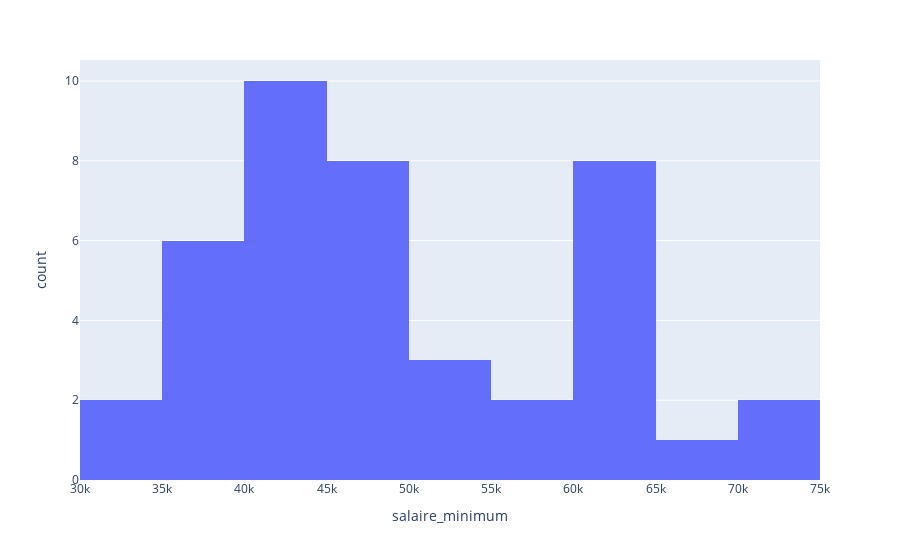

Here is the notebook cell this chart was saved with:
### Code cell
fig = px.histogram(df, x= 'salaire_minimum')
fig.show()

### Figure 1 — Plotly figure (JSON) as saved in the notebook; plotly's stock layout.template omitted (floating-point values rounded to 4 significant figures)
{"data": [{"alignmentgroup": "True", "bingroup": "x", "hovertemplate": "salaire_minimum=%{x}<br>count=%{y}<extra></extra>", "legendgroup": "", "marker": {"color": "#636efa", "pattern": {"shape": ""}}, "name": "", "offsetgroup": "", "orientation": "v", "showlegend": false, "type": "histogram", "x": [45000, 60000, 60000, 60000, 60000, 55000, 70000, 70000, 35000, 45000, 50000, 30000, 45000, 60000, 60000, 60000, 60000, 45000, 42000, 40000, 57000, 40000, 40000, 40000, 40000, 45000, 40000, 38000, 50000, 50000, 38000, 38000, 40000, 45000, 45000, 40000, 30000, 40000, 38000, 65000, 45000, 38000], "xaxis": "x", "yaxis": "y"}], "layout": {"barmode": "relative", "legend": {"tracegroupgap": 0}, "margin": {"t": 60}, "xaxis": {"anchor": "y", "domain": [0, 1], "title": {"text": "salaire_minimum"}}, "yaxis": {"anchor": "x", "domain": [0, 1], "title": {"text": "count"}}}}
